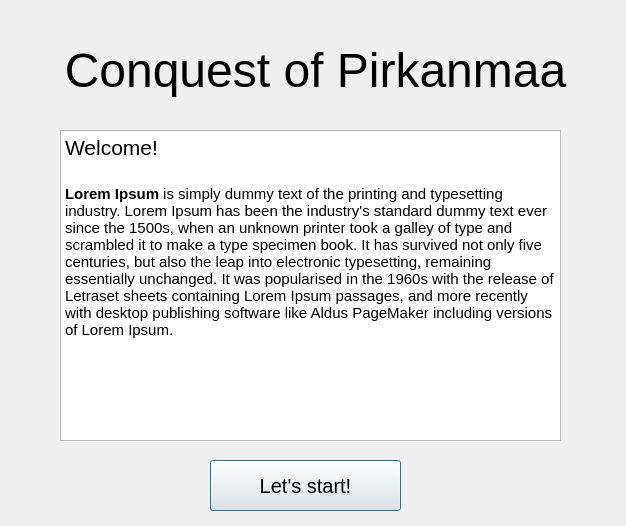
<?xml version="1.0" encoding="UTF-8"?>
<ui version="4.0">
 <class>Welcome</class>
 <widget class="QDialog" name="Welcome">
  <property name="windowModality">
   <enum>Qt::NonModal</enum>
  </property>
  <property name="geometry">
   <rect>
    <x>0</x>
    <y>0</y>
    <width>626</width>
    <height>526</height>
   </rect>
  </property>
  <property name="windowTitle">
   <string>Conquest of Pirkanmaa</string>
  </property>
  <property name="modal">
   <bool>true</bool>
  </property>
  <widget class="QLabel" name="label">
   <property name="geometry">
    <rect>
     <x>0</x>
     <y>10</y>
     <width>631</width>
     <height>121</height>
    </rect>
   </property>
   <property name="font">
    <font>
     <pointsize>36</pointsize>
    </font>
   </property>
   <property name="text">
    <string>Conquest of Pirkanmaa</string>
   </property>
   <property name="alignment">
    <set>Qt::AlignCenter</set>
   </property>
  </widget>
  <widget class="QPushButton" name="acceptButton">
   <property name="geometry">
    <rect>
     <x>210</x>
     <y>460</y>
     <width>191</width>
     <height>51</height>
    </rect>
   </property>
   <property name="font">
    <font>
     <pointsize>15</pointsize>
     <italic>false</italic>
    </font>
   </property>
   <property name="text">
    <string>Let's start!</string>
   </property>
   <property name="flat">
    <bool>false</bool>
   </property>
  </widget>
  <widget class="QTextBrowser" name="textBrowser">
   <property name="geometry">
    <rect>
     <x>60</x>
     <y>130</y>
     <width>501</width>
     <height>311</height>
    </rect>
   </property>
   <property name="html">
    <string>&lt;!DOCTYPE HTML PUBLIC &quot;-//W3C//DTD HTML 4.0//EN&quot; &quot;http://www.w3.org/TR/REC-html40/strict.dtd&quot;&gt;
&lt;html&gt;&lt;head&gt;&lt;meta name=&quot;qrichtext&quot; content=&quot;1&quot; /&gt;&lt;style type=&quot;text/css&quot;&gt;
p, li { white-space: pre-wrap; }
&lt;/style&gt;&lt;/head&gt;&lt;body style=&quot; font-family:'Ubuntu'; font-size:11pt; font-weight:400; font-style:normal;&quot;&gt;
&lt;p style=&quot; margin-top:0px; margin-bottom:0px; margin-left:0px; margin-right:0px; -qt-block-indent:0; text-indent:0px;&quot;&gt;&lt;span style=&quot; font-family:'Ubuntu'; font-size:16pt;&quot;&gt;Welcome!&lt;/span&gt;&lt;/p&gt;
&lt;p style=&quot;-qt-paragraph-type:empty; margin-top:0px; margin-bottom:0px; margin-left:0px; margin-right:0px; -qt-block-indent:0; text-indent:0px; font-family:'Ubuntu'; font-size:16pt;&quot;&gt;&lt;br /&gt;&lt;/p&gt;
&lt;p style=&quot; margin-top:0px; margin-bottom:0px; margin-left:0px; margin-right:0px; -qt-block-indent:0; text-indent:0px;&quot;&gt;&lt;span style=&quot; font-family:'Ubuntu'; font-weight:600;&quot;&gt;Lorem Ipsum&lt;/span&gt;&lt;span style=&quot; font-family:'Ubuntu';&quot;&gt; is simply dummy text of the printing and typesetting industry. Lorem Ipsum has been the industry's standard dummy text ever since the 1500s, when an unknown printer took a galley of type and scrambled it to make a type specimen book. It has survived not only five centuries, but also the leap into electronic typesetting, remaining essentially unchanged. It was popularised in the 1960s with the release of Letraset sheets containing Lorem Ipsum passages, and more recently with desktop publishing software like Aldus PageMaker including versions of Lorem Ipsum.&lt;/span&gt;&lt;/p&gt;&lt;/body&gt;&lt;/html&gt;</string>
   </property>
  </widget>
 </widget>
 <resources/>
 <connections>
  <connection>
   <sender>acceptButton</sender>
   <signal>clicked()</signal>
   <receiver>Welcome</receiver>
   <slot>accept()</slot>
   <hints>
    <hint type="sourcelabel">
     <x>310</x>
     <y>485</y>
    </hint>
    <hint type="destinationlabel">
     <x>312</x>
     <y>262</y>
    </hint>
   </hints>
  </connection>
 </connections>
</ui>
